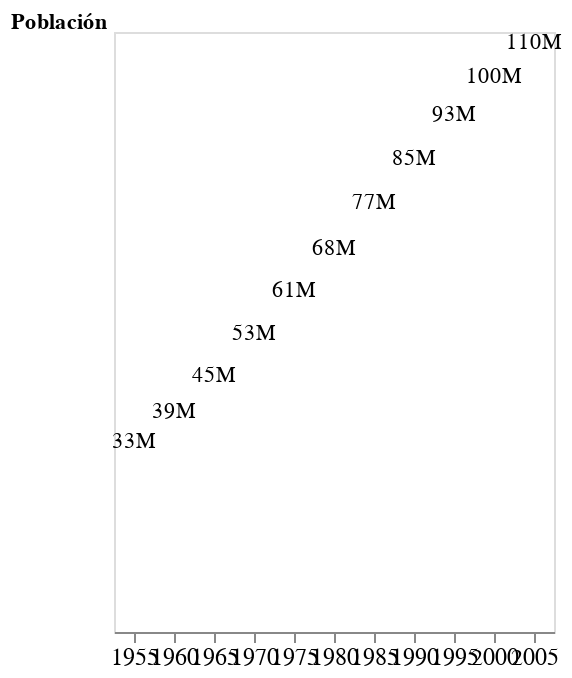

Here is the notebook cell this chart was saved with:
### Code cell
etiquetas_dos

### Figure 1 — Vega-Lite specification as saved in the notebook (floating-point values rounded to 4 significant figures)
{"config": {"view": {"continuousWidth": 400, "continuousHeight": 300}}, "data": {"name": "data-aba864ee56f53a3188d399bc2e3218f7"}, "mark": {"type": "text", "dy": -5}, "encoding": {"text": {"field": "pop", "format": ".2s", "type": "quantitative"}, "x": {"axis": {"labelAngle": 0, "labelFontSize": 12}, "field": "year", "title": "", "type": "ordinal"}, "y": {"axis": {"domain": false, "format": ".2s", "grid": false, "labels": false, "ticks": false, "titleAnchor": "end", "titleAngle": 0}, "field": "pop", "title": "Población", "type": "quantitative"}}, "$schema": "https://vega.github.io/schema/vega-lite/v4.17.0.json", "datasets": {"data-aba864ee56f53a3188d399bc2e3218f7": [{"year": 1955, "country": "Mexico", "cluster": 3, "pop": 32929914, "life_expect": 55.19, "fertility": 6.8}, {"year": 1960, "country": "Mexico", "cluster": 3, "pop": 38578505, "life_expect": 58.3, "fertility": 6.75}, {"year": 1965, "country": "Mexico", "cluster": 3, "pop": 45142399, "life_expect": 60.11, "fertility": 6.75}, {"year": 1970, "country": "Mexico", "cluster": 3, "pop": 52775158, "life_expect": 62.36, "fertility": 6.5}, {"year": 1975, "country": "Mexico", "cluster": 3, "pop": 60678045, "life_expect": 65.03, "fertility": 5.25}, {"year": 1980, "country": "Mexico", "cluster": 3, "pop": 68347479, "life_expect": 67.41, "fertility": 4.25}, {"year": 1985, "country": "Mexico", "cluster": 3, "pop": 76767225, "life_expect": 69.5, "fertility": 3.63}, {"year": 1990, "country": "Mexico", "cluster": 3, "pop": 84913652, "life_expect": 71.45, "fertility": 3.191}, {"year": 1995, "country": "Mexico", "cluster": 3, "pop": 92880353, "life_expect": 73.67, "fertility": 2.671}, {"year": 2000, "country": "Mexico", "cluster": 3, "pop": 99926620, "life_expect": 74.9, "fertility": 2.401}, {"year": 2005, "country": "Mexico", "cluster": 3, "pop": 106202903, "life_expect": 76.19, "fertility": 2.211}]}}
